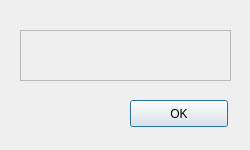
<?xml version="1.0" encoding="UTF-8"?>
<ui version="4.0">
 <class>commentDialog</class>
 <widget class="QDialog" name="commentDialog">
  <property name="enabled">
   <bool>true</bool>
  </property>
  <property name="geometry">
   <rect>
    <x>0</x>
    <y>0</y>
    <width>250</width>
    <height>150</height>
   </rect>
  </property>
  <property name="windowTitle">
   <string>commentDialog</string>
  </property>
  <widget class="QPushButton" name="okButton">
   <property name="geometry">
    <rect>
     <x>130</x>
     <y>100</y>
     <width>98</width>
     <height>27</height>
    </rect>
   </property>
   <property name="text">
    <string>OK</string>
   </property>
  </widget>
  <widget class="QTextEdit" name="commentField">
   <property name="enabled">
    <bool>false</bool>
   </property>
   <property name="geometry">
    <rect>
     <x>20</x>
     <y>30</y>
     <width>211</width>
     <height>51</height>
    </rect>
   </property>
  </widget>
 </widget>
 <resources/>
 <connections/>
</ui>
